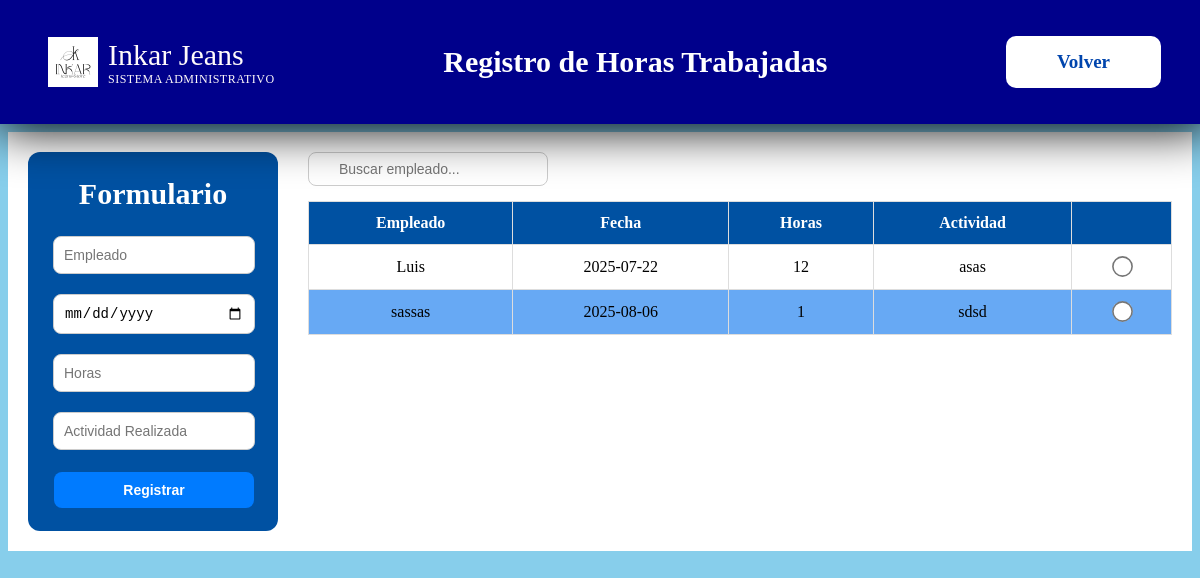
The page /horas on the database as committed earlier.
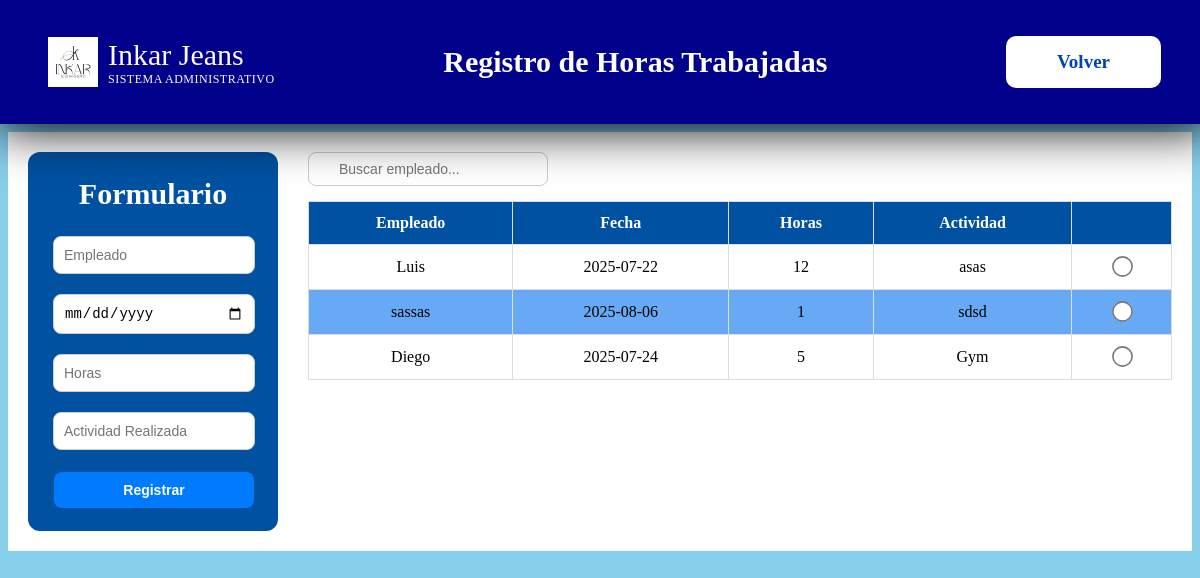
The same page on the database as committed later.
### app.py (models this page shows)
class HorasTrabajadas(tablita):
    __tablename__ = "Horas"
    id = Column(Integer, primary_key=True)
    empleado = Column(String(100), nullable=False)
    fecha = Column(String(20), nullable=False)
    horas = Column(Integer, nullable=False)
    actividad = Column(String(200), nullable=False)

### app.py (the view, shortened to what this page needs)
@app.route('/horas', methods=['GET', 'POST'])
def horas_trabajadas():
    horas = session.query(HorasTrabajadas).all()
    return render_template('horas_trabajadas.html', horas=horas)

### templates/horas_trabajadas.html (shortened to what this page needs)
<!DOCTYPE html>
<html lang="es">
<head>
  <link rel="stylesheet" href="{{ url_for('static', filename='estilos.css') }}">
  <link rel="stylesheet" href="{{ url_for('static', filename='horas_trabajadas.css') }}">
</head>
<body class="FondoHorasTrabajadas">
  <nav>
    <div class="enlaces">
      <div class="logo">
        <img src="{{ url_for('static', filename='imgs/logoInkar.jpg') }}" alt="Logo Inkar">
        <div class="titu">
          Inkar Jeans<br>
          <span>SISTEMA ADMINISTRATIVO</span>
        </div>
      </div>
      <h1 class="Titulo">Registro de Horas Trabajadas</h1>
      <a href="{{ url_for('administracion') }}" class="BotonVolver">Volver</a>
    </div>
  </nav>
  <div class="ContenedorBlanco">
    <div class="ContenedorHorizontal">
      <div class="ContenedorDelFormulario">
        <h2 class="TituloFormulario">Formulario</h2>
        <form method="POST">
          <div class="FormularioVertical">
            <input type="text" name="empleado" placeholder="Empleado" required>
            <input type="date" name="fecha" required>
            <input type="number" name="horas" placeholder="Horas" required>
            <input type="text" name="actividad" placeholder="Actividad Realizada" required>
            <button type="submit">Registrar</button>
          </div>
        </form>
      </div>
      <div class="ContenedorTabla">
        <input type="text" id="buscadorEmpleado" class="BuscadorDeEmpleado" placeholder="Buscar empleado..." onkeyup="filtrarEmpleado()">
        <table>
          <thead>
            <tr>
              <th>Empleado</th>
              <th>Fecha</th>
              <th>Horas</th>
              <th>Actividad</th>
              <th></th>
            </tr>
          </thead>
          <tbody>
            {% for hora in horas %}
            <tr>
              <td>{{ hora.empleado }}</td>
              <td>{{ hora.fecha }}</td>
              <td>{{ hora.horas }}</td>
              <td>{{ hora.actividad }}</td>
              <td>
                <input type="radio" name="seleccionEliminar" value="{{ hora.id }}" onclick="toggleSeleccion(this)">
              </td>
            </tr>
            {% endfor %}
          </tbody>
        </table>
      </div>
    </div>
  </div>
</body>
</html>

### static/estilos.css (style rules this page uses)
body { background-image: url(https://media.istockphoto.com/id/1305533078/photo/multicolored-straight-strands-texture-background-sewing-equipment-loom-equipment-at-a-garment.jpg?s=612x612&w=0&k=20&c=zGDhSsF_nCyM7vIA0WB3dIqkHE_TpNRDRxWDAqpLFlI=); background-repeat: no-repeat; background-size: cover; background-attachment: fixed; background-color: transparent; overflow: hidden; height: auto; }
button { padding: 7px; border: none; border-radius: 5px; font-weight: bold; cursor: pointer; background-color: cyan; color: purple; position: relative; bottom: 70px; left: 40px; }
a { background-color: transparent; color: aqua; width: 115px; border-radius: 100%; text-decoration: none; }
.enlaces { background-color: darkblue; box-shadow: 0px 5px 50px black; padding: 20px 50px; display: flex; justify-content: space-between; align-items: center; position: relative; bottom: 8px; right: 10px; width: 94%; }
.logo { display: flex; left: 40px; }
.logo img { width: 50px; height: 50px; }
.logo span { display: block; letter-spacing: 0.5px; color: snow; font-size: 12px; }

### static/horas_trabajadas.css (style rules this page uses)
.FondoHorasTrabajadas { background-color: skyblue; background-image: none; }
.Titulo { color: white; font-size: 30px; }
.titu { color: snow; position: relative; font-size: 30px; left: 10px; top: 1px }
.BotonVolver { background-color: rgb(255, 255, 255); color: rgb(0, 69, 173); padding: 15px 20px; border-radius: 10px; text-decoration: none; font-size: 19px; font-weight: bold; text-align: center; }
.ContenedorBlanco { background-color: #ffffff; padding: 20px; width: auto; }
.ContenedorHorizontal { display: flex; gap: 30px; }
.ContenedorTabla { flex-grow: 1; }
.BuscadorDeEmpleado { padding: 8px 8px 8px 30px; border-radius: 8px; width: 200px; margin-bottom: 15px; background-image: url('https://cdn-icons-png.flaticon.com/512/622/622669.png'); background-size: 16px; background-repeat: no-repeat; background-position: 8px center; border: 1px solid #ccc; font-size: 14px; }
.TituloFormulario { color: white; text-align: center; font-size: 30px; margin-top: 0px; }
.ContenedorDelFormulario { background-color: #0051a2; padding: 25px; border-radius: 12px; max-width: 200px; }
.FormularioVertical { display: flex; flex-direction: column; gap: 20px; }
input[type="radio"] { transform: scale(1.6); cursor: pointer; }
form input, form button { padding: 10px; border-radius: 8px; border: 1px solid #ccc; font-size: 14px; }
form input { width: 180px; }
form button { background-color: #007bff; color: white; border: none; transition: background-color 0.3s ease; cursor: pointer; position: relative; top: 2px; left: 1px; }
table { width: 100%; border-collapse: collapse; }
table thead { background-color: #0051a2; color: white; }
table th, table td { padding: 12px; border: 1px solid #ddd; text-align: center; }
table tbody tr:nth-child(even) { background-color: #67a9f4; }

Rows that differ between the two databases and show on the page:
added HorasTrabajadas: empleado "Diego", fecha "2025-07-24", horas "5", actividad "Gym"
